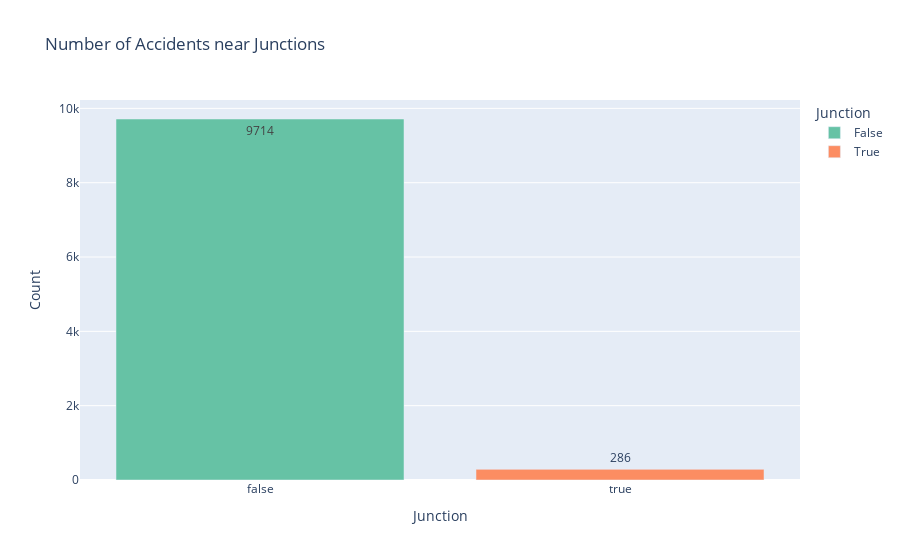

The code cell stored with this chart in its notebook:
### Markdown cell above
## D. Accidents at Junctions, Stops, and Traffic Signals
### 7.How many accidents occurred near: 
#### i. Junctions
#### ii. Stops
#### iii. Traffic Signals

### Code cell
# Count occurrences of True and False
junction_counts = df['Junction'].value_counts().reset_index()
stop_counts.columns = ['Junction', 'Count']  # Rename column

# Create bar plot
fig = px.bar(
    stop_counts,
    x='Junction',
    y='Count',
    text='Count',  # Display the total number on the bars
    color='Junction',  
    color_discrete_map={True: '#fc8d62', False: '#66c2a5'},  # Pastel colors
    title="Number of Accidents near Junctions"
)
fig

### Figure 1 — Plotly figure (JSON) as saved in the notebook; plotly's stock layout.template omitted (floating-point values rounded to 4 significant figures)
{"data": [{"alignmentgroup": "True", "hovertemplate": "Junction=%{x}<br>Count=%{text}<extra></extra>", "legendgroup": "False", "marker": {"color": "#66c2a5", "pattern": {"shape": ""}}, "name": "False", "offsetgroup": "False", "orientation": "v", "showlegend": true, "text": [9714], "textposition": "auto", "type": "bar", "x": [false], "xaxis": "x", "y": [9714], "yaxis": "y"}, {"alignmentgroup": "True", "hovertemplate": "Junction=%{x}<br>Count=%{text}<extra></extra>", "legendgroup": "True", "marker": {"color": "#fc8d62", "pattern": {"shape": ""}}, "name": "True", "offsetgroup": "True", "orientation": "v", "showlegend": true, "text": [286], "textposition": "auto", "type": "bar", "x": [true], "xaxis": "x", "y": [286], "yaxis": "y"}], "layout": {"barmode": "relative", "legend": {"title": {"text": "Junction"}, "tracegroupgap": 0}, "title": {"text": "Number of Accidents near Junctions"}, "xaxis": {"anchor": "y", "categoryarray": [false, true], "categoryorder": "array", "domain": [0, 1], "title": {"text": "Junction"}}, "yaxis": {"anchor": "x", "domain": [0, 1], "title": {"text": "Count"}}}}
